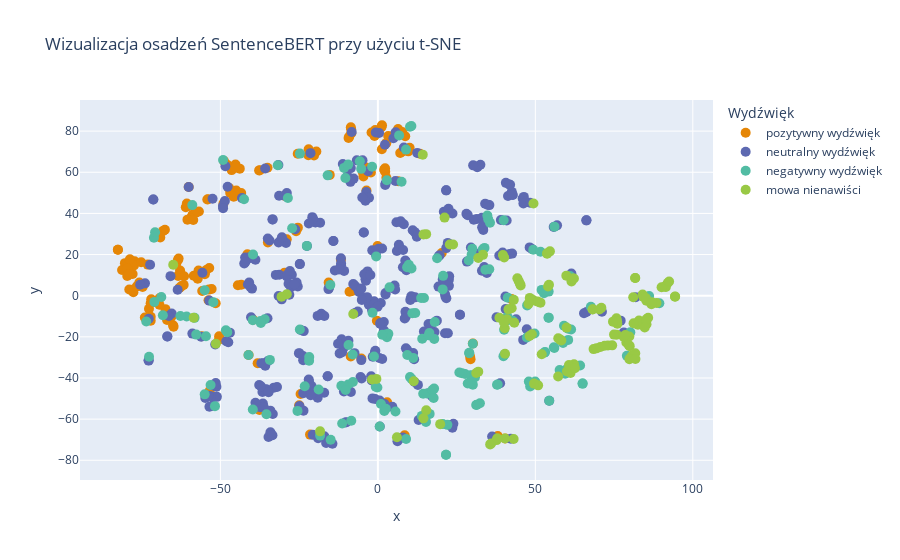

The notebook cell this image was saved under:
### Code cell
model_gen = run_model('dkleczek/bert-base-polish-uncased-v1', dataset, use_lora = True, extra_df=generated)

### Figure 1 — Plotly figure (JSON) as saved in the notebook; plotly's stock layout.template omitted (floating-point values rounded to 4 significant figures; data arrays with more than 128 entries replaced by an {"elided": "..."} marker saying what was removed)
{"data": [{"hovertemplate": "<b>%{hovertext}</b><br><br>Wydźwięk=pozytywny wydźwięk<br>x=%{x}<br>y=%{y}<extra></extra>", "hovertext": {"elided": "176 str values"}, "legendgroup": "pozytywny wydźwięk", "marker": {"color": "rgb(229, 134, 6)", "size": 10, "symbol": "circle"}, "mode": "markers", "name": "pozytywny wydźwięk", "orientation": "v", "showlegend": true, "type": "scatter", "x": {"elided": "176 float values"}, "xaxis": "x", "y": {"elided": "176 float values"}, "yaxis": "y"}, {"hovertemplate": "<b>%{hovertext}</b><br><br>Wydźwięk=neutralny wydźwięk<br>x=%{x}<br>y=%{y}<extra></extra>", "hovertext": {"elided": "396 str values"}, "legendgroup": "neutralny wydźwięk", "marker": {"color": "rgb(93, 105, 177)", "size": 10, "symbol": "circle"}, "mode": "markers", "name": "neutralny wydźwięk", "orientation": "v", "showlegend": true, "type": "scatter", "x": {"elided": "396 float values"}, "xaxis": "x", "y": {"elided": "396 float values"}, "yaxis": "y"}, {"hovertemplate": "<b>%{hovertext}</b><br><br>Wydźwięk=negatywny wydźwięk<br>x=%{x}<br>y=%{y}<extra></extra>", "hovertext": {"elided": "189 str values"}, "legendgroup": "negatywny wydźwięk", "marker": {"color": "rgb(82, 188, 163)", "size": 10, "symbol": "circle"}, "mode": "markers", "name": "negatywny wydźwięk", "orientation": "v", "showlegend": true, "type": "scatter", "x": {"elided": "189 float values"}, "xaxis": "x", "y": {"elided": "189 float values"}, "yaxis": "y"}, {"hovertemplate": "<b>%{hovertext}</b><br><br>Wydźwięk=mowa nienawiści<br>x=%{x}<br>y=%{y}<extra></extra>", "hovertext": ["Kto takich @USER godnościowców  o dupę wytartych obserwuje, czekam na statystykę", "@USER @USER @USER @USER @USER Spokojnie, napewno się nie załapiesz. Za mało inteligentny jesteś", "@USER @USER @USER I się schowam, pisz debilu", "@USER @USER @USER Oj GW i N cudowna...wy to macie pojebane w tych glówkach", "@USER @USER @USER Ładnie tak obrażać podatników, którzy płacą za twoje pobory i nagrody, pisowski kutasie?", "@USER Nowoczesna i PO niszczy reputacje !! Agresorko.", "@USER No geniusz z IQ na poziomie temperatury ciała", "@USER Oni to ćpają, marsz nie ma nic wspolnego z patrityzmem, to ty nie wiesz?", "Jakubiak w @USER  stwierdziła, że problemy PiSu są z powodu przesadzonej krytyki opozycji. Pierdolnięta.", "@USER @USER @USER @USER Ziobro Zero o uczciwości i sprawiedliwości to tak samo jak kurwa o wstrzemięźliwości seksualnej.", "@USER Jest debilem , w make upie i bez", "@USER Ty debili, zapytaj się swojego premiera gdzie kwiatki dzisiaj składał", "21 października wytępmy to peowskie robactwo z naszego domu. Że posłużę się retoryką narzuconą przez miłujacą pokój totalną oPOzycję.", "@USER To jeden z najgorszych rodzajów skurwysynstwa. Efekt zmasowanej nagonki mediów na parę prezydencką.", "@USER Tępaki, mieli podgląd ale same głupki", "@USER @USER Ciekawy jestem kto będzie tym pierwszym, który, przy kolejnym wypowiedzianym kłamstwie da Ci po prostu w mordę.", "@USER @USER @USER Mam siłę, żeby was rozjebać, z ziemi", "@USER @USER Wyszkowski weź pigułkę bo ci jebie", "PO i Nowoczesna przeciw   degradacji zbrodniarzy  komunistycznych.PSL im wtóruje. Żałosne i kompromitujące .#Woronicza17", "Ani jednego człowieka z pis nie toleruję, tak mam, coś ze mną nie tak chyba", "@USER Ten Pan w okularach w środku to też niepełnosprawny. Umysłowo.", "@USER @USER To tym bardziej trzeba ratować, ja pierdolę odklejenie mózgowe", "@USER Wiem co mogłoby \\\"uratować\\\" posła Piętę... niech ogłosi, że wszystko to nieprawda, bo jest....gejem 🤪", "@USER To jest niszczenie mienia, takie samo jakby na ścianie pani domu ktos napisał  \\\"tu mieszka durna baba\\\"", "Gen Jaruzelski jast taki świerzy, a Kaczyński taki śmierdzący", "@USER A tak wogóle to o czym on tak pierdoli?", "Gdzie jesteś Polska @USER @USER @USER ? Wasz poziom to poziom szamba", "@USER @USER Mogę ci taki z dziesięć napisać pajacu. I kopii trochę też mogę przy okazji.", "@USER @USER Zamknij niemiecki ryj,siedź w tej Brukseli i nie wracaj złodzieju!😬😬😬", "@USER Jest cham miejski i wiejski. I też tak to tu zostawię.", "@USER A może akurat szlag go trafi i będzie spokój", "@USER @USER No chyba niezupełnie.😀😀😀 Słucham właśnie skończonego debila Zembaczynskiego😀😀😀😀", "@USER Kto będzie pił te mleko, gdzie będą jeździły tiry, meble, okna ty maly kogucie", "Wczoraj JMRokita  rozjechał panią Pochanke.I zrobił to z taką klasą, że biedaczka nawet tego nie zauważyła.Wała z was zrobił Pochanke. Wała!", "@USER @USER Pogonili cię z MON i nadal chcesz zabłysnąć? Do budy PiSowski piesku.", "@USER @USER tobie już od tej wazeliny mózg fałdy traci. Zaczynasz osiagać IQ na poziomie temperatury własnego ciała.", "@USER @USER Takie teksty to dla waszych pisofanów. Wy myślicie, że jak wasi wyborcy to debile to reszta też?", "Nieoficjalnie: Trybuna za bramką na Lechu w następnym sezonie będzie nosiła nazwę Curva Dość.", "@USER @USER @USER Rachoń idioto popatrz w lustro i zapytaj tego drugiego skąd się taki debil wziął jak ty.", "@USER Dokładnie tak. Tylko z PiSem każde skurwysyństwo jest możliwe.", "@USER Pan jest zerem panie @USER . A nawet mniej niż zero. Dno, ćwok i skończone bydle. Koniec cytatów.", "@USER @USER Kilkadziesiąt godzin analiz i pominął Bolka i Komorowskiego. dziennikarzyna sprzedawczyk", "Zamkinij swoje ludzkie ego @USER bo szkodzisz pisdzielstwu, za mało dzielisz, morda w kubeł i pis rośnie", "@USER @USER Kobieto, co Ty ćpasz? A moze Ci  wazelina mózg rozpuściła kompletnie.", "Duża firma, olbrzymia widać po budynkach a chuj polak szmata, wywozi UKRAINKĘ, na przystanek", "@USER Nie nob dziekuję, chuj mu w dupę gruby", "@USER @USER Uff już myślałem, że Cię popierdoliło xD", "@USER @USER @USER Chłopie, a czy Ty i ktokolwiek z Kukiz15 cokolwiek rozumie...", "@USER @USER Gdzie jest źródło? Działasz jak TVPis?", "@USER @USER @USER @USER I znowu będzie bredził jak potłuczony.", "@USER ciekawe czy jeszcze dużo ludzi się złapie na nieudolnego dziennikarza który publikuje zmyślone listy", "Praca dla PO powoduje trwałe uszkodzenia mózgu....? #Woronicza17", "@USER @USER Ale kamieniczkę chuj przytulił po miastowemu?", "@USER @USER czyżbyś zauważył że pierdolisz głupoty i nie masz argumentów ?", "@USER Moja katechetka była lesba XDD", "@USER LUDZIE MAJĄ BÓL DUPY O NOTATKI JAKIEJŚ LASKI AJM????\\nzostawcie ja w spokoju kurwa jesteście jacyś jebnieci wszyscy", "@USER Haha  a ilu ty zapraszasz do studia co pierd...takie głupoty...", "@USER Bo masz ołtarzyk CR 😂 😛😛 Kopnięcie podobne, idiotyczne, niezbyt mocne, zupełnie bez piłki. Nie ma co usprawiedliwiać głupoty.", "Gdyby @USER była zwykłą celebrytką to ten gest można by od biedy olać. Ale to jest podobno poseł na sejm RP! Pieluszka i smoczek.", "@USER I tak oto chrześcijańska patriotka i katoliczka została antysemitką wkładając kij w mrowisko😁😁😁😁😁. Oj nie ładnie,nie ładnie!😁😁😁", "@USER @USER Pani tweet nosi znamiona desperacji, żeby z g...a bat ukręcic...", "@USER Jak się jest tępym  to się wazelini Jarkowi. Innej roboty w normalnym sądzie z takimi opiniami jakie się ma nie będzie.", "@USER Między innymi dzięki takim propagandzistom pisowskim jak ty.", "@USER Janusze biznesu, nie mają kasy a bedą licytować, zjeby jak cale pisdzielstwo, chyba że jarkacz dywersyfikuje działalność", "Lek od zarazy pisowskiej - muzyka, trzeba dużo sluchać, podejrzewam że oglądanie filmów i czytanie też chroni", "@USER teraz ma jakieś 70 lat z hakiem i nadal taki głupi", "@USER @USER No pewnie. Niepełnosprawnych zamkneliscie w sejmie to się zrobiło bezpiecznie na ulicach. Taka prawda kłamco.", "@USER @USER @USER A to że taki zakłamany palant zdradza publicznie żonę i ciągle jest członkiem PiSu to już nie problem?", "@USER To akurat bardzo proste: z kogoś trzeba było zrobić idiotę.", "@USER @USER I o czym to ma świadczyć? Chyba tylko o tym, że dobija Pan do kolejnego dna swojego obciachu.", "@USER @USER @USER won z mojego miasta pisowska mendo", "@USER @USER @USER Jak narazie widać tylko to, że wasz interes jest najważniejszy. Banda złodziei i hipokrytów.", "@USER Niech się pedofilami zajmą zboczeńcy", "Może zamiast pakowania milionów w promocje pisu PKO zainwestowałoby w jakieś lepsze zabezpieczenia?  Śmiech na sali", "pieknie nawiązanie do nacjonalizmów 1814, do geopolityki, znaczenia ue, no panie troche rozumu trzeba, trochę rozumu", "@USER idź napisać tekst jaki to Kiko chujowy", "@USER @USER @USER I teraz jeden koniec nie wsadzi w dupę sobie a drugi Jarusiowi. Niech sobie wylosują komu ten zapalony.", "@USER Widze, że nawet murzyni są w fanclubie :)", "@USER @USER To na tej samej zasadzie CR to płaczek i egoista. Przeginka z interpretacją.", "@USER @USER Jasne, bo debile oglądający tvpis płaczą tylko na m jak miłość", "Słowo ciapaty zarezerwowane tylko dla @USER wszyscy mamy tak tego pana określać", "Pisdzielstwo jest tak przybite ze  nie cieszy się z tego że Niemcy wracają z nami w jednym samolocie.", "@USER @USER @USER Bierze cie cie pod chuj a ty sie produkujesz", "@USER O czy bredzisz idiotko! Przypisujesz innym własne zaprzaństwo? Wizytówka małości...", "@USER przynajmniej jeden mądry.Nie mogę już czytać tych płaczów wiślaków na tt i fb.Jak małe dzieci @USER @USER", "@USER Rozumiem, że była Pani dnem w tej łódce i stąd te informacje.", "@USER @USER @USER @USER @USER Kolejny fajny dzień dla opierdalaczy finansowanych przez PiS.", "Co ty na zjebie bez godności @USER", "@USER @USER Nie odzywaj się jak się Ciebie nikt o nich nie pyta.", "@USER @USER Ręce precz od Polski szwabie", "@USER @USER Dziwie się że wchodzisz w dyskusje z taką amebą umysłową :P", "@USER Ta menda Rydzyk nie chcial z nim gadać postrzegam na wielki plus", "@USER @USER Wyłącz mnie z tej dyskusji z faszyzującymi ultrasem yntylygentem rydzykowo-pisbolszewickiego i jego \\\"odbiorcow\\\".", "@USER @USER Rewiński autorytet😂😂😂🤣🤣🤣. Stary pierdziel pokroju Pietrzaka. Skończyła się komuna i skończyły się festiwale.", "@USER @USER @USER Ale to słabe, jak całe psychpolactwo", "@USER I zrobił całą resztę w kuku kierując ukradzione pieniądze z budżetu państwa do kościoła. To jest dopiero skurwysyństwo.", "@USER Jebać, jebać, nic się nie bać.", "Hehe Lechia chyba się trochę wyglupila tym Lizaniem dupy kolejorzowi i transparentem \\\" wszyscy do Sydney...\\\" pozatym to z czym do czego", "@USER Hehe słaby padolino na karnego jak by rękę mu zlamalo To może sędzia by się nabrał", "@USER A w słowniku ludzi kulturalnych nie ma słów dostatecznie obelżywych żeby określić Elżbietę Morawską. Koniec cytatu.", "@USER @USER Proszę o cytat z wypowiedzi przedstawiciela WH, który to potwierdza. Łżesz jak bura suka manipulancie.", "@USER Potraficie spierdolić najprostszą sprawę. Jesteście palantami a nie opozycją. Won z Sejmu.", "@USER @USER @USER Minister będzie ścigał a Tvniemiecka będzie szkalować Polskę i Polaków - likwidacja TVN to najleps…", "Nie ma gówniary Hania w domu od godz. Idziemy szukać z Andzikiem", "@USER W chorej głowie, chore tt, idź do burdelu maly faszysto", "@USER bezideowa partia władzy, szmalu, nepotyzmu", "@USER Szczecin pokazał że nie jest Warszawą. I nie wybiera miernot", "@USER Faszyzujący ultrasie, jak tam sprawa z koroną?", "jest moc jak kurwy zabiorą mi Unię Europejską ja zabiorę im żony i dzieci", "@USER Masz Amsterdam na lokalizacji Włóczykiju. Dla mnie spoko, ale o 18:30 masz program, żebyś zdążył.", "@USER A o was @USER historia nawet nie wspomni. Bo wasze miejsce jest na śmietniku. Jesteście odpadem demokracji.", "@USER @USER Przecież nie od dzisiaj wiadomo że polscy kierowcy to albo pijaki albo debile.", "@USER @USER Ty tępa kobieto, uważaj na ilość kislu.", "@USER @USER Ty jesteś z tych umundurowanych Tumanowiczów?", "@USER mam taką zasade że do ludzi których nie szanuje nie mówie na pan.Przykro mi.", "Kto zna większa szmatę nie ważne w którą stronę  większą niż @USER niech da znać,  powiedz @USER", "@USER W całej Polsce nazwano te imprezę DUPEK DANCE...", "@USER @USER @USER Bicie i gwałcenie żony przez radnego PiS nazywasz nadużyciem?\\nTo zbrodnia Panie Poręba.", "@USER Kto zniósł progresję? Nie Pisdzielstwo", "@USER @USER @USER I znowu dwaj kretyni z TVP info", "Nie mam wpływu chuje złamane", "@USER Co  \\\"W Rzeszy\\\" nakład spada, napisz że powinni spałować Wałęsę", "@USER @USER rydzykowo-pisbolszewicki ultras kreujący się na Wallenroda a tak tak naprawdę najgorsze szambo", "@USER @USER @USER Pis mial być inny, jesteś idiotą", "@USER @USER Radek nie ma na prąd, został żulem", "Banda patafianów z Caballero na czele na boisku, a zmieniamy Aguero na Higuaina. Drugi do zmiany Pavon. 😂", "Taki kurwa zawsze wylewny a tu @USER twarz zjeba w lustrze i zapadła głucha cisza", "@USER Wypad parchu z mojej rozmowy. Nie rozmawia z prymitywami o IQ na poziomie temperatury własnego ciała."], "legendgroup": "mowa nienawiści", "marker": {"color": "rgb(153, 201, 69)", "size": 10, "symbol": "circle"}, "mode": "markers", "name": "mowa nienawiści", "orientation": "v", "showlegend": true, "type": "scatter", "x": [73.06, 35.66, 61.17, 80.95, 92.03, 48.89, 43.11, 52.03, 79.97, 41.01, 82.64, 91.46, 57.25, 50.88, 75.84, 51.63, 59.85, 68.49, 49.58, 31.24, 42.49, 60.04, -51.44, 76.04, 37.71, 15.34, 40.11, 94.38, 91.1, 82.56, 6.058, 68.19, 85.27, 45.34, 44.3, 84.06, 78.9, 22.84, 90.09, -58.48, 82.92, -28.91, 84.31, 88.48, 58.25, 40.34, 62.28, 14.48, 39.71, 61.48, 15.36, 59.91, 81.09, 75.77, 57.28, 80.48, 49.36, 49.06, 43.16, 14.25, 43.32, 74.4, 70.96, 79.85, 11.4, 35.98, 44.71, 75.98, 40.37, 54.33, 81.71, 85.3, 78.04, -18.35, 19.79, 37.93, 38.59, -64.98, 41.46, 78.58, -7.82, 48.23, 69.4, 86.86, 61.81, 49.42, 62.26, 85.83, 54.64, 81.71, 50.74, 57.9, 53.74, 68.22, 14.47, 45.08, 60.68, 40.28, 47.83, 23.88, 85.25, 79.65, 48.17, 70.66, 85.1, 40.06, -30.58, 70.34, 62.55, 94.36, 81.73, 79.88, 87.02, 92.48, 31.88, 31.88, 21.18, 74.66, 54.04, 74.98, 81.78, -1.869, 33.38, 81.19, -0.4716, 84.73, 72.01, 53.77], "xaxis": "x", "y": [-24.18, -72.27, -37.6, -28.89, 6.16, -18.76, -69.64, -28.48, -24.51, -11.46, -13.76, 4.283, -39.26, -43.58, -18.95, -3.386, 9.755, -25.96, -42.73, -37.57, -6.126, -36.78, -23.33, -13.61, -70.19, 29.92, 18.6, -0.3837, 4.417, -14.1, -68.79, -6.73, -2.423, 5.007, 8.494, 0.5515, -22.78, 24.89, 4.096, -10.68, -12.06, 0.7095, -0.6465, -3.513, -21.77, -69.4, -33.29, 29.78, 19.76, 6.939, -55.67, -15.51, -0.7424, -10.98, -20.66, -29.62, -2.183, -2.082, -2.022, 68.57, -13.15, -24.13, -5.866, -19.83, -41.57, -71.88, 7.161, -12.5, -28.2, 5.306, 8.571, -13.85, -19.96, -65.94, -62.45, -69.31, -10.75, 15.03, -6.632, -19.08, -8.863, -1.066, -25.59, -4.178, 8.376, 44.84, 8.328, -10.7, 21.54, 8.572, -2.881, -21.35, 20.36, -6.602, -59.62, 5.9, -33.66, -15.82, -3.978, 24.88, -11.45, -24.0, -19.56, -24.91, -1.089, -13.0, -0.4793, -6.682, -35.23, -0.4574, -28.04, -30.85, -3.225, 6.911, -36.92, 18.31, 37.97, -12.61, 4.449, -18.92, -30.76, -40.71, 19.85, -13.37, -40.44, -15.43, -24.3, 20.65], "yaxis": "y"}], "layout": {"legend": {"title": {"text": "Wydźwięk"}, "tracegroupgap": 0}, "title": {"text": "Wizualizacja osadzeń SentenceBERT przy użyciu t-SNE"}, "xaxis": {"anchor": "y", "domain": [0, 1], "title": {"text": "x"}}, "yaxis": {"anchor": "x", "domain": [0, 1], "title": {"text": "y"}}}}
